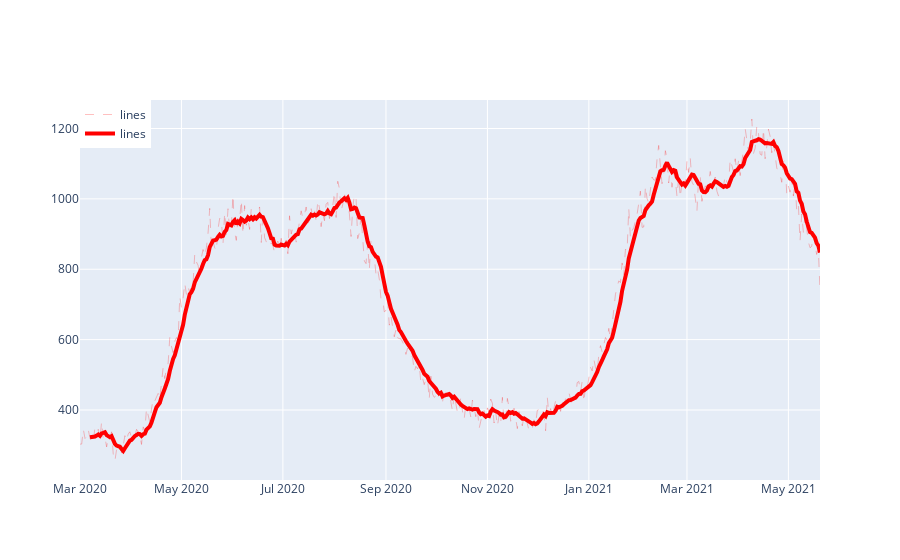

Notebook source saved alongside this figure:
### Code cell
import plotly.graph_objects as go

fig = go.Figure()
fig.add_trace(go.Scatter(x=sinadef_covid_total_filter['FECHA'], y=sinadef_covid_total_filter['tmp'],
                    mode='lines',
                    name='lines',
                    line = dict(color='red', width=0.25, dash='dash'),
                      hoverinfo='none'))
fig.add_trace(go.Scatter(x=sinadef_covid_total_filter['FECHA'], y=sinadef_covid_total_filter['avg_7'],
                    mode='lines',
                    name='lines',
                    line = dict(color='red', width=4)))

fig.update_layout(legend=dict(
    yanchor="top",
    y=1,
    xanchor="left",
    x=0
))

### Figure 1 — Plotly figure (JSON) as saved in the notebook; plotly's stock layout.template omitted (floating-point values rounded to 4 significant figures; data arrays with more than 128 entries replaced by an {"elided": "..."} marker saying what was removed)
{"data": [{"hoverinfo": "none", "line": {"color": "red", "dash": "dash", "width": 0.25}, "mode": "lines", "name": "lines", "type": "scatter", "x": {"elided": "446 str values"}, "y": {"elided": "446 int values"}}, {"line": {"color": "red", "width": 4}, "mode": "lines", "name": "lines", "type": "scatter", "x": {"elided": "446 str values"}, "y": {"elided": "446 float values"}}], "layout": {"legend": {"x": 0, "xanchor": "left", "y": 1, "yanchor": "top"}}}
